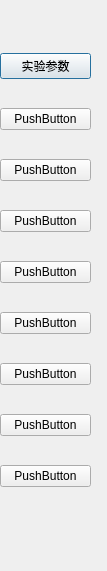
<?xml version="1.0" encoding="UTF-8"?>
<ui version="4.0">
 <class>SysSettingDlg</class>
 <widget class="QDialog" name="SysSettingDlg">
  <property name="geometry">
   <rect>
    <x>0</x>
    <y>0</y>
    <width>107</width>
    <height>571</height>
   </rect>
  </property>
  <property name="windowTitle">
   <string>Dialog</string>
  </property>
  <widget class="QWidget" name="">
   <property name="geometry">
    <rect>
     <x>0</x>
     <y>30</y>
     <width>91</width>
     <height>481</height>
    </rect>
   </property>
   <layout class="QVBoxLayout" name="verticalLayout">
    <item>
     <widget class="QPushButton" name="pushButton">
      <property name="text">
       <string>实验参数</string>
      </property>
     </widget>
    </item>
    <item>
     <widget class="QPushButton" name="pushButton_3">
      <property name="text">
       <string>PushButton</string>
      </property>
     </widget>
    </item>
    <item>
     <widget class="QPushButton" name="pushButton_2">
      <property name="text">
       <string>PushButton</string>
      </property>
     </widget>
    </item>
    <item>
     <widget class="QPushButton" name="pushButton_4">
      <property name="text">
       <string>PushButton</string>
      </property>
     </widget>
    </item>
    <item>
     <widget class="QPushButton" name="pushButton_5">
      <property name="text">
       <string>PushButton</string>
      </property>
     </widget>
    </item>
    <item>
     <widget class="QPushButton" name="pushButton_6">
      <property name="text">
       <string>PushButton</string>
      </property>
     </widget>
    </item>
    <item>
     <widget class="QPushButton" name="pushButton_7">
      <property name="text">
       <string>PushButton</string>
      </property>
     </widget>
    </item>
    <item>
     <widget class="QPushButton" name="pushButton_8">
      <property name="text">
       <string>PushButton</string>
      </property>
     </widget>
    </item>
    <item>
     <widget class="QPushButton" name="pushButton_9">
      <property name="text">
       <string>PushButton</string>
      </property>
     </widget>
    </item>
   </layout>
  </widget>
 </widget>
 <resources/>
 <connections/>
</ui>
